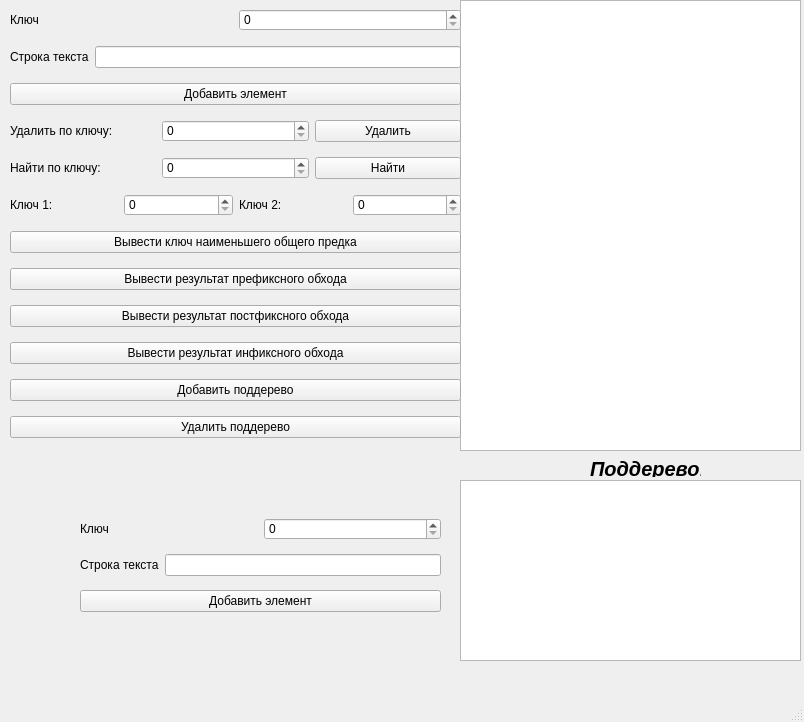
<?xml version="1.0" encoding="UTF-8"?>
<ui version="4.0">
 <class>MainWindow</class>
 <widget class="QMainWindow" name="MainWindow">
  <property name="geometry">
   <rect>
    <x>0</x>
    <y>0</y>
    <width>804</width>
    <height>722</height>
   </rect>
  </property>
  <property name="font">
   <font>
    <family>Ubuntu</family>
    <pointsize>15</pointsize>
    <italic>true</italic>
    <bold>true</bold>
   </font>
  </property>
  <property name="windowTitle">
   <string>MainWindow</string>
  </property>
  <property name="styleSheet">
   <string notr="true">color: rgb(0, 0, 0);
font: 700 italic 15pt &quot;Ubuntu&quot;;</string>
  </property>
  <widget class="QWidget" name="centralwidget">
   <widget class="QTreeView" name="treeView">
    <property name="geometry">
     <rect>
      <x>460</x>
      <y>0</y>
      <width>341</width>
      <height>451</height>
     </rect>
    </property>
   </widget>
   <widget class="QWidget" name="layoutWidget">
    <property name="geometry">
     <rect>
      <x>10</x>
      <y>0</y>
      <width>451</width>
      <height>450</height>
     </rect>
    </property>
    <layout class="QVBoxLayout" name="verticalLayout">
     <item>
      <layout class="QHBoxLayout" name="horizontalLayout">
       <item>
        <widget class="QLabel" name="lbl_key">
         <property name="text">
          <string>Ключ</string>
         </property>
        </widget>
       </item>
       <item>
        <widget class="QSpinBox" name="spb_val"/>
       </item>
      </layout>
     </item>
     <item>
      <layout class="QHBoxLayout" name="horizontalLayout_2">
       <item>
        <widget class="QLabel" name="lbl_value">
         <property name="text">
          <string>Строка текста</string>
         </property>
        </widget>
       </item>
       <item>
        <widget class="QLineEdit" name="lineEditText"/>
       </item>
      </layout>
     </item>
     <item>
      <widget class="QPushButton" name="bnt_add_item">
       <property name="text">
        <string>Добавить элемент</string>
       </property>
      </widget>
     </item>
     <item>
      <layout class="QHBoxLayout" name="horizontalLayout_3">
       <item>
        <widget class="QLabel" name="lbl_del">
         <property name="text">
          <string>Удалить по ключу:</string>
         </property>
        </widget>
       </item>
       <item>
        <widget class="QSpinBox" name="spb_delValue"/>
       </item>
       <item>
        <widget class="QPushButton" name="bnt_remove">
         <property name="text">
          <string>Удалить</string>
         </property>
        </widget>
       </item>
      </layout>
     </item>
     <item>
      <layout class="QHBoxLayout" name="horizontalLayout_4">
       <item>
        <widget class="QLabel" name="lbl_find">
         <property name="text">
          <string>Найти по ключу:</string>
         </property>
        </widget>
       </item>
       <item>
        <widget class="QSpinBox" name="spb_findValue"/>
       </item>
       <item>
        <widget class="QPushButton" name="bnt_search">
         <property name="text">
          <string>Найти</string>
         </property>
        </widget>
       </item>
      </layout>
     </item>
     <item>
      <layout class="QHBoxLayout" name="horizontalLayout_7">
       <item>
        <widget class="QLabel" name="label_2">
         <property name="text">
          <string>Ключ 1:</string>
         </property>
        </widget>
       </item>
       <item>
        <widget class="QSpinBox" name="el_1"/>
       </item>
       <item>
        <widget class="QLabel" name="label_3">
         <property name="text">
          <string>Ключ 2:</string>
         </property>
        </widget>
       </item>
       <item>
        <widget class="QSpinBox" name="el_2"/>
       </item>
      </layout>
     </item>
     <item>
      <widget class="QPushButton" name="bnt_cnt_of_list">
       <property name="text">
        <string>Вывести ключ наименьшего общего предка</string>
       </property>
      </widget>
     </item>
     <item>
      <widget class="QPushButton" name="bnt_pre">
       <property name="text">
        <string>Вывести результат префиксного обхода</string>
       </property>
      </widget>
     </item>
     <item>
      <widget class="QPushButton" name="bnt_post">
       <property name="text">
        <string>Вывести результат постфиксного обхода</string>
       </property>
      </widget>
     </item>
     <item>
      <widget class="QPushButton" name="bnt_in">
       <property name="text">
        <string>Вывести результат инфиксного обхода</string>
       </property>
      </widget>
     </item>
     <item>
      <widget class="QPushButton" name="bnt_add_subtree">
       <property name="text">
        <string>Добавить поддерево</string>
       </property>
      </widget>
     </item>
     <item>
      <widget class="QPushButton" name="bnt_remove_subtree">
       <property name="text">
        <string>Удалить поддерево</string>
       </property>
      </widget>
     </item>
    </layout>
   </widget>
   <widget class="QTreeView" name="treeView_2">
    <property name="geometry">
     <rect>
      <x>460</x>
      <y>480</y>
      <width>341</width>
      <height>181</height>
     </rect>
    </property>
   </widget>
   <widget class="QLabel" name="label">
    <property name="geometry">
     <rect>
      <x>590</x>
      <y>460</y>
      <width>111</width>
      <height>17</height>
     </rect>
    </property>
    <property name="font">
     <font>
      <family>Ubuntu</family>
      <pointsize>15</pointsize>
      <italic>true</italic>
      <bold>true</bold>
     </font>
    </property>
    <property name="text">
     <string>Поддерево:</string>
    </property>
   </widget>
   <widget class="QWidget" name="layoutWidget">
    <property name="geometry">
     <rect>
      <x>80</x>
      <y>510</y>
      <width>361</width>
      <height>111</height>
     </rect>
    </property>
    <layout class="QVBoxLayout" name="verticalLayout_2">
     <item>
      <layout class="QHBoxLayout" name="horizontalLayout_5">
       <item>
        <widget class="QLabel" name="lbl_key_2">
         <property name="text">
          <string>Ключ</string>
         </property>
        </widget>
       </item>
       <item>
        <widget class="QSpinBox" name="spb_val_2"/>
       </item>
      </layout>
     </item>
     <item>
      <layout class="QHBoxLayout" name="horizontalLayout_6">
       <item>
        <widget class="QLabel" name="lbl_value_2">
         <property name="text">
          <string>Строка текста</string>
         </property>
        </widget>
       </item>
       <item>
        <widget class="QLineEdit" name="lineEditText_2"/>
       </item>
      </layout>
     </item>
     <item>
      <widget class="QPushButton" name="bnt_add_item_2">
       <property name="text">
        <string>Добавить элемент</string>
       </property>
      </widget>
     </item>
    </layout>
   </widget>
  </widget>
  <widget class="QMenuBar" name="menubar">
   <property name="geometry">
    <rect>
     <x>0</x>
     <y>0</y>
     <width>804</width>
     <height>28</height>
    </rect>
   </property>
  </widget>
  <widget class="QStatusBar" name="statusbar"/>
 </widget>
 <resources/>
 <connections/>
</ui>
